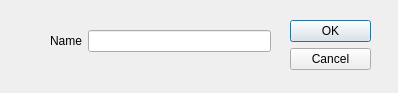
<?xml version="1.0" encoding="UTF-8"?>
<ui version="4.0">
 <class>NewVariable</class>
 <widget class="QDialog" name="NewVariable">
  <property name="geometry">
   <rect>
    <x>0</x>
    <y>0</y>
    <width>398</width>
    <height>93</height>
   </rect>
  </property>
  <property name="windowTitle">
   <string>Dialog</string>
  </property>
  <widget class="QDialogButtonBox" name="buttonBox">
   <property name="geometry">
    <rect>
     <x>290</x>
     <y>20</y>
     <width>81</width>
     <height>241</height>
    </rect>
   </property>
   <property name="orientation">
    <enum>Qt::Vertical</enum>
   </property>
   <property name="standardButtons">
    <set>QDialogButtonBox::Cancel|QDialogButtonBox::Ok</set>
   </property>
  </widget>
  <widget class="QWidget" name="formLayoutWidget">
   <property name="geometry">
    <rect>
     <x>50</x>
     <y>30</y>
     <width>221</width>
     <height>41</height>
    </rect>
   </property>
   <layout class="QFormLayout" name="formLayout">
    <item row="1" column="0">
     <widget class="QLabel" name="name_label">
      <property name="text">
       <string>Name</string>
      </property>
     </widget>
    </item>
    <item row="1" column="1">
     <widget class="QLineEdit" name="name_text"/>
    </item>
   </layout>
  </widget>
 </widget>
 <resources/>
 <connections>
  <connection>
   <sender>buttonBox</sender>
   <signal>accepted()</signal>
   <receiver>NewVariable</receiver>
   <slot>accept()</slot>
   <hints>
    <hint type="sourcelabel">
     <x>248</x>
     <y>254</y>
    </hint>
    <hint type="destinationlabel">
     <x>157</x>
     <y>274</y>
    </hint>
   </hints>
  </connection>
  <connection>
   <sender>buttonBox</sender>
   <signal>rejected()</signal>
   <receiver>NewVariable</receiver>
   <slot>reject()</slot>
   <hints>
    <hint type="sourcelabel">
     <x>316</x>
     <y>260</y>
    </hint>
    <hint type="destinationlabel">
     <x>286</x>
     <y>274</y>
    </hint>
   </hints>
  </connection>
 </connections>
</ui>
